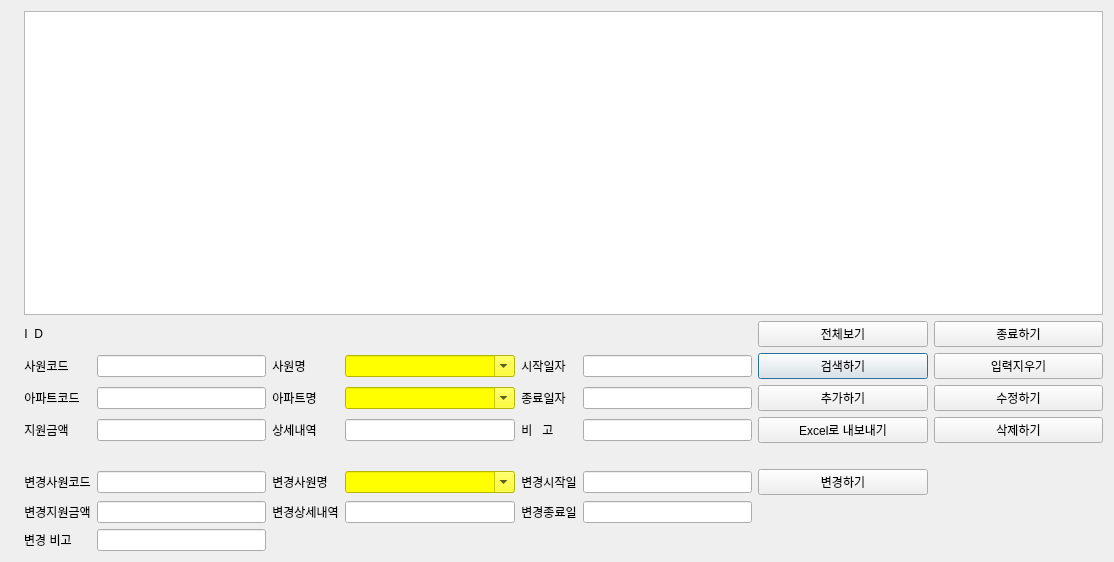
<?xml version="1.0" encoding="UTF-8"?>
<ui version="4.0">
 <class>SupportAptInfoDialog</class>
 <widget class="QDialog" name="SupportAptInfoDialog">
  <property name="geometry">
   <rect>
    <x>0</x>
    <y>0</y>
    <width>1114</width>
    <height>562</height>
   </rect>
  </property>
  <property name="sizePolicy">
   <sizepolicy hsizetype="Expanding" vsizetype="Expanding">
    <horstretch>0</horstretch>
    <verstretch>0</verstretch>
   </sizepolicy>
  </property>
  <property name="windowTitle">
   <string>아파트 지원금 현황</string>
  </property>
  <layout class="QGridLayout" name="gridLayout_2">
   <item row="0" column="0">
    <layout class="QGridLayout" name="gridLayout">
     <item row="2" column="7">
      <widget class="QPushButton" name="pb_supportaptinfo_search">
       <property name="sizePolicy">
        <sizepolicy hsizetype="Expanding" vsizetype="Fixed">
         <horstretch>0</horstretch>
         <verstretch>0</verstretch>
        </sizepolicy>
       </property>
       <property name="text">
        <string>검색하기</string>
       </property>
      </widget>
     </item>
     <item row="6" column="3">
      <widget class="QLabel" name="label_10">
       <property name="sizePolicy">
        <sizepolicy hsizetype="Fixed" vsizetype="Fixed">
         <horstretch>0</horstretch>
         <verstretch>0</verstretch>
        </sizepolicy>
       </property>
       <property name="text">
        <string>변경사원명</string>
       </property>
       <property name="alignment">
        <set>Qt::AlignCenter</set>
       </property>
      </widget>
     </item>
     <item row="2" column="5">
      <widget class="QLabel" name="label_12">
       <property name="sizePolicy">
        <sizepolicy hsizetype="Fixed" vsizetype="Fixed">
         <horstretch>0</horstretch>
         <verstretch>0</verstretch>
        </sizepolicy>
       </property>
       <property name="text">
        <string>시작일자</string>
       </property>
       <property name="alignment">
        <set>Qt::AlignCenter</set>
       </property>
      </widget>
     </item>
     <item row="3" column="8">
      <widget class="QPushButton" name="pb_supportaptinfo_update">
       <property name="sizePolicy">
        <sizepolicy hsizetype="Expanding" vsizetype="Fixed">
         <horstretch>0</horstretch>
         <verstretch>0</verstretch>
        </sizepolicy>
       </property>
       <property name="text">
        <string>수정하기</string>
       </property>
      </widget>
     </item>
     <item row="4" column="8">
      <widget class="QPushButton" name="pb_supportaptinfo_delete">
       <property name="sizePolicy">
        <sizepolicy hsizetype="Expanding" vsizetype="Fixed">
         <horstretch>0</horstretch>
         <verstretch>0</verstretch>
        </sizepolicy>
       </property>
       <property name="text">
        <string>삭제하기</string>
       </property>
      </widget>
     </item>
     <item row="6" column="1">
      <widget class="QLabel" name="label_7">
       <property name="sizePolicy">
        <sizepolicy hsizetype="Fixed" vsizetype="Fixed">
         <horstretch>0</horstretch>
         <verstretch>0</verstretch>
        </sizepolicy>
       </property>
       <property name="text">
        <string>변경사원코드</string>
       </property>
       <property name="alignment">
        <set>Qt::AlignCenter</set>
       </property>
      </widget>
     </item>
     <item row="3" column="1">
      <widget class="QLabel" name="label_2">
       <property name="sizePolicy">
        <sizepolicy hsizetype="Fixed" vsizetype="Fixed">
         <horstretch>0</horstretch>
         <verstretch>0</verstretch>
        </sizepolicy>
       </property>
       <property name="text">
        <string>아파트코드</string>
       </property>
       <property name="alignment">
        <set>Qt::AlignCenter</set>
       </property>
      </widget>
     </item>
     <item row="3" column="3">
      <widget class="QLabel" name="label_11">
       <property name="sizePolicy">
        <sizepolicy hsizetype="Fixed" vsizetype="Fixed">
         <horstretch>0</horstretch>
         <verstretch>0</verstretch>
        </sizepolicy>
       </property>
       <property name="text">
        <string>아파트명</string>
       </property>
       <property name="alignment">
        <set>Qt::AlignCenter</set>
       </property>
      </widget>
     </item>
     <item row="3" column="4">
      <widget class="QComboBox" name="cb_supportaptinfo_aname">
       <property name="sizePolicy">
        <sizepolicy hsizetype="Expanding" vsizetype="Fixed">
         <horstretch>0</horstretch>
         <verstretch>0</verstretch>
        </sizepolicy>
       </property>
       <property name="styleSheet">
        <string notr="true">background-color: rgb(255, 255, 0);</string>
       </property>
       <property name="editable">
        <bool>true</bool>
       </property>
      </widget>
     </item>
     <item row="4" column="5">
      <widget class="QLabel" name="label_6">
       <property name="sizePolicy">
        <sizepolicy hsizetype="Fixed" vsizetype="Fixed">
         <horstretch>0</horstretch>
         <verstretch>0</verstretch>
        </sizepolicy>
       </property>
       <property name="text">
        <string>비   고 </string>
       </property>
       <property name="alignment">
        <set>Qt::AlignCenter</set>
       </property>
      </widget>
     </item>
     <item row="4" column="3">
      <widget class="QLabel" name="label_13">
       <property name="sizePolicy">
        <sizepolicy hsizetype="Fixed" vsizetype="Fixed">
         <horstretch>0</horstretch>
         <verstretch>0</verstretch>
        </sizepolicy>
       </property>
       <property name="text">
        <string>상세내역</string>
       </property>
       <property name="alignment">
        <set>Qt::AlignCenter</set>
       </property>
      </widget>
     </item>
     <item row="1" column="1">
      <widget class="QLabel" name="label">
       <property name="sizePolicy">
        <sizepolicy hsizetype="Fixed" vsizetype="Fixed">
         <horstretch>0</horstretch>
         <verstretch>0</verstretch>
        </sizepolicy>
       </property>
       <property name="text">
        <string>I  D  </string>
       </property>
       <property name="alignment">
        <set>Qt::AlignCenter</set>
       </property>
      </widget>
     </item>
     <item row="4" column="2">
      <widget class="QLineEdit" name="entry_supportaptinfo_sval">
       <property name="sizePolicy">
        <sizepolicy hsizetype="Expanding" vsizetype="Fixed">
         <horstretch>0</horstretch>
         <verstretch>0</verstretch>
        </sizepolicy>
       </property>
       <property name="styleSheet">
        <string notr="true"/>
       </property>
      </widget>
     </item>
     <item row="4" column="6">
      <widget class="QLineEdit" name="entry_supportaptinfo_remark">
       <property name="sizePolicy">
        <sizepolicy hsizetype="MinimumExpanding" vsizetype="Fixed">
         <horstretch>0</horstretch>
         <verstretch>0</verstretch>
        </sizepolicy>
       </property>
      </widget>
     </item>
     <item row="4" column="7">
      <widget class="QPushButton" name="pb_supportaptinfo_xlexport">
       <property name="sizePolicy">
        <sizepolicy hsizetype="Expanding" vsizetype="Fixed">
         <horstretch>0</horstretch>
         <verstretch>0</verstretch>
        </sizepolicy>
       </property>
       <property name="text">
        <string>Excel로 내보내기</string>
       </property>
      </widget>
     </item>
     <item row="3" column="7">
      <widget class="QPushButton" name="pb_supportaptinfo_insert">
       <property name="sizePolicy">
        <sizepolicy hsizetype="Expanding" vsizetype="Fixed">
         <horstretch>0</horstretch>
         <verstretch>0</verstretch>
        </sizepolicy>
       </property>
       <property name="text">
        <string>추가하기</string>
       </property>
      </widget>
     </item>
     <item row="4" column="4">
      <widget class="QLineEdit" name="entry_supportaptinfo_descr">
       <property name="sizePolicy">
        <sizepolicy hsizetype="Expanding" vsizetype="Fixed">
         <horstretch>0</horstretch>
         <verstretch>0</verstretch>
        </sizepolicy>
       </property>
       <property name="styleSheet">
        <string notr="true"/>
       </property>
      </widget>
     </item>
     <item row="2" column="1">
      <widget class="QLabel" name="label_5">
       <property name="sizePolicy">
        <sizepolicy hsizetype="Fixed" vsizetype="Fixed">
         <horstretch>0</horstretch>
         <verstretch>0</verstretch>
        </sizepolicy>
       </property>
       <property name="text">
        <string>사원코드</string>
       </property>
       <property name="alignment">
        <set>Qt::AlignCenter</set>
       </property>
      </widget>
     </item>
     <item row="1" column="7">
      <widget class="QPushButton" name="pb_supportaptinfo_show">
       <property name="sizePolicy">
        <sizepolicy hsizetype="Expanding" vsizetype="Fixed">
         <horstretch>0</horstretch>
         <verstretch>0</verstretch>
        </sizepolicy>
       </property>
       <property name="text">
        <string>전체보기</string>
       </property>
      </widget>
     </item>
     <item row="2" column="4">
      <widget class="QComboBox" name="cb_supportaptinfo_ename">
       <property name="sizePolicy">
        <sizepolicy hsizetype="Expanding" vsizetype="Fixed">
         <horstretch>0</horstretch>
         <verstretch>0</verstretch>
        </sizepolicy>
       </property>
       <property name="styleSheet">
        <string notr="true">background-color: rgb(255, 255, 0);</string>
       </property>
       <property name="editable">
        <bool>true</bool>
       </property>
      </widget>
     </item>
     <item row="3" column="2">
      <widget class="QLineEdit" name="entry_supportaptinfo_acode">
       <property name="sizePolicy">
        <sizepolicy hsizetype="MinimumExpanding" vsizetype="Fixed">
         <horstretch>0</horstretch>
         <verstretch>0</verstretch>
        </sizepolicy>
       </property>
      </widget>
     </item>
     <item row="0" column="1" colspan="8">
      <widget class="QTableView" name="tv_supportaptinfo">
       <property name="sizePolicy">
        <sizepolicy hsizetype="Expanding" vsizetype="Expanding">
         <horstretch>0</horstretch>
         <verstretch>1</verstretch>
        </sizepolicy>
       </property>
      </widget>
     </item>
     <item row="4" column="1">
      <widget class="QLabel" name="label_4">
       <property name="sizePolicy">
        <sizepolicy hsizetype="Fixed" vsizetype="Fixed">
         <horstretch>0</horstretch>
         <verstretch>0</verstretch>
        </sizepolicy>
       </property>
       <property name="text">
        <string>지원금액</string>
       </property>
       <property name="alignment">
        <set>Qt::AlignCenter</set>
       </property>
      </widget>
     </item>
     <item row="2" column="6">
      <widget class="QLineEdit" name="entry_supportaptinfo_efffrom">
       <property name="sizePolicy">
        <sizepolicy hsizetype="Expanding" vsizetype="Fixed">
         <horstretch>0</horstretch>
         <verstretch>0</verstretch>
        </sizepolicy>
       </property>
       <property name="styleSheet">
        <string notr="true"/>
       </property>
      </widget>
     </item>
     <item row="1" column="2">
      <widget class="QLabel" name="lbl_supportaptinfo_id">
       <property name="sizePolicy">
        <sizepolicy hsizetype="MinimumExpanding" vsizetype="MinimumExpanding">
         <horstretch>0</horstretch>
         <verstretch>0</verstretch>
        </sizepolicy>
       </property>
       <property name="text">
        <string/>
       </property>
      </widget>
     </item>
     <item row="3" column="6">
      <widget class="QLineEdit" name="entry_supportaptinfo_effthru">
       <property name="sizePolicy">
        <sizepolicy hsizetype="Expanding" vsizetype="Fixed">
         <horstretch>0</horstretch>
         <verstretch>0</verstretch>
        </sizepolicy>
       </property>
       <property name="styleSheet">
        <string notr="true"/>
       </property>
      </widget>
     </item>
     <item row="2" column="2">
      <widget class="QLineEdit" name="entry_supportaptinfo_ecode">
       <property name="sizePolicy">
        <sizepolicy hsizetype="MinimumExpanding" vsizetype="Fixed">
         <horstretch>0</horstretch>
         <verstretch>0</verstretch>
        </sizepolicy>
       </property>
      </widget>
     </item>
     <item row="2" column="3">
      <widget class="QLabel" name="label_9">
       <property name="sizePolicy">
        <sizepolicy hsizetype="Fixed" vsizetype="Fixed">
         <horstretch>0</horstretch>
         <verstretch>0</verstretch>
        </sizepolicy>
       </property>
       <property name="text">
        <string>사원명</string>
       </property>
       <property name="alignment">
        <set>Qt::AlignCenter</set>
       </property>
      </widget>
     </item>
     <item row="3" column="5">
      <widget class="QLabel" name="label_14">
       <property name="sizePolicy">
        <sizepolicy hsizetype="Fixed" vsizetype="Fixed">
         <horstretch>0</horstretch>
         <verstretch>0</verstretch>
        </sizepolicy>
       </property>
       <property name="text">
        <string>종료일자</string>
       </property>
       <property name="alignment">
        <set>Qt::AlignCenter</set>
       </property>
      </widget>
     </item>
     <item row="6" column="0">
      <widget class="QLabel" name="label_8">
       <property name="sizePolicy">
        <sizepolicy hsizetype="Fixed" vsizetype="MinimumExpanding">
         <horstretch>0</horstretch>
         <verstretch>0</verstretch>
        </sizepolicy>
       </property>
       <property name="text">
        <string/>
       </property>
       <property name="alignment">
        <set>Qt::AlignCenter</set>
       </property>
      </widget>
     </item>
     <item row="1" column="8">
      <widget class="QPushButton" name="pb_supportaptinfo_close">
       <property name="sizePolicy">
        <sizepolicy hsizetype="Expanding" vsizetype="Fixed">
         <horstretch>0</horstretch>
         <verstretch>0</verstretch>
        </sizepolicy>
       </property>
       <property name="text">
        <string>종료하기</string>
       </property>
      </widget>
     </item>
     <item row="2" column="8">
      <widget class="QPushButton" name="pb_supportaptinfo_clear">
       <property name="sizePolicy">
        <sizepolicy hsizetype="Expanding" vsizetype="Fixed">
         <horstretch>0</horstretch>
         <verstretch>0</verstretch>
        </sizepolicy>
       </property>
       <property name="text">
        <string>입력지우기</string>
       </property>
      </widget>
     </item>
     <item row="6" column="7">
      <widget class="QPushButton" name="pb_supportaptinfo_change">
       <property name="sizePolicy">
        <sizepolicy hsizetype="Expanding" vsizetype="Fixed">
         <horstretch>0</horstretch>
         <verstretch>0</verstretch>
        </sizepolicy>
       </property>
       <property name="text">
        <string>변경하기</string>
       </property>
      </widget>
     </item>
     <item row="5" column="1" colspan="8">
      <spacer name="horizontalSpacer">
       <property name="orientation">
        <enum>Qt::Horizontal</enum>
       </property>
       <property name="sizeHint" stdset="0">
        <size>
         <width>40</width>
         <height>20</height>
        </size>
       </property>
      </spacer>
     </item>
     <item row="6" column="2">
      <widget class="QLineEdit" name="entry_supportaptinfo_cecode">
       <property name="sizePolicy">
        <sizepolicy hsizetype="MinimumExpanding" vsizetype="Fixed">
         <horstretch>0</horstretch>
         <verstretch>0</verstretch>
        </sizepolicy>
       </property>
      </widget>
     </item>
     <item row="6" column="4">
      <widget class="QComboBox" name="cb_supportaptinfo_cename">
       <property name="sizePolicy">
        <sizepolicy hsizetype="Expanding" vsizetype="Fixed">
         <horstretch>0</horstretch>
         <verstretch>0</verstretch>
        </sizepolicy>
       </property>
       <property name="styleSheet">
        <string notr="true">background-color: rgb(255, 255, 0);</string>
       </property>
       <property name="editable">
        <bool>true</bool>
       </property>
      </widget>
     </item>
     <item row="6" column="6">
      <widget class="QLineEdit" name="entry_supportaptinfo_cefffrom">
       <property name="sizePolicy">
        <sizepolicy hsizetype="Expanding" vsizetype="Fixed">
         <horstretch>0</horstretch>
         <verstretch>0</verstretch>
        </sizepolicy>
       </property>
       <property name="styleSheet">
        <string notr="true"/>
       </property>
      </widget>
     </item>
     <item row="6" column="5">
      <widget class="QLabel" name="label_3">
       <property name="sizePolicy">
        <sizepolicy hsizetype="Fixed" vsizetype="Fixed">
         <horstretch>0</horstretch>
         <verstretch>0</verstretch>
        </sizepolicy>
       </property>
       <property name="text">
        <string>변경시작일</string>
       </property>
       <property name="alignment">
        <set>Qt::AlignCenter</set>
       </property>
      </widget>
     </item>
     <item row="7" column="1">
      <widget class="QLabel" name="label_17">
       <property name="sizePolicy">
        <sizepolicy hsizetype="Fixed" vsizetype="Fixed">
         <horstretch>0</horstretch>
         <verstretch>0</verstretch>
        </sizepolicy>
       </property>
       <property name="text">
        <string>변경지원금액</string>
       </property>
       <property name="alignment">
        <set>Qt::AlignCenter</set>
       </property>
      </widget>
     </item>
     <item row="7" column="6">
      <widget class="QLineEdit" name="entry_supportaptinfo_ceffthru">
       <property name="sizePolicy">
        <sizepolicy hsizetype="Expanding" vsizetype="Fixed">
         <horstretch>0</horstretch>
         <verstretch>0</verstretch>
        </sizepolicy>
       </property>
       <property name="styleSheet">
        <string notr="true"/>
       </property>
      </widget>
     </item>
     <item row="7" column="5">
      <widget class="QLabel" name="label_16">
       <property name="sizePolicy">
        <sizepolicy hsizetype="Fixed" vsizetype="Fixed">
         <horstretch>0</horstretch>
         <verstretch>0</verstretch>
        </sizepolicy>
       </property>
       <property name="text">
        <string>변경종료일</string>
       </property>
       <property name="alignment">
        <set>Qt::AlignCenter</set>
       </property>
      </widget>
     </item>
     <item row="7" column="2">
      <widget class="QLineEdit" name="entry_supportaptinfo_csval">
       <property name="sizePolicy">
        <sizepolicy hsizetype="Expanding" vsizetype="Fixed">
         <horstretch>0</horstretch>
         <verstretch>0</verstretch>
        </sizepolicy>
       </property>
       <property name="styleSheet">
        <string notr="true"/>
       </property>
      </widget>
     </item>
     <item row="7" column="3">
      <widget class="QLabel" name="label_19">
       <property name="sizePolicy">
        <sizepolicy hsizetype="Fixed" vsizetype="Fixed">
         <horstretch>0</horstretch>
         <verstretch>0</verstretch>
        </sizepolicy>
       </property>
       <property name="text">
        <string>변경상세내역</string>
       </property>
       <property name="alignment">
        <set>Qt::AlignCenter</set>
       </property>
      </widget>
     </item>
     <item row="7" column="4">
      <widget class="QLineEdit" name="entry_supportaptinfo_cdescr">
       <property name="sizePolicy">
        <sizepolicy hsizetype="Expanding" vsizetype="Fixed">
         <horstretch>0</horstretch>
         <verstretch>0</verstretch>
        </sizepolicy>
       </property>
       <property name="styleSheet">
        <string notr="true">color: rgb(0, 0, 0);</string>
       </property>
      </widget>
     </item>
     <item row="8" column="1">
      <widget class="QLabel" name="label_18">
       <property name="sizePolicy">
        <sizepolicy hsizetype="Fixed" vsizetype="Fixed">
         <horstretch>0</horstretch>
         <verstretch>0</verstretch>
        </sizepolicy>
       </property>
       <property name="text">
        <string>변경 비고 </string>
       </property>
       <property name="alignment">
        <set>Qt::AlignCenter</set>
       </property>
      </widget>
     </item>
     <item row="8" column="2">
      <widget class="QLineEdit" name="entry_supportaptinfo_cremark">
       <property name="sizePolicy">
        <sizepolicy hsizetype="MinimumExpanding" vsizetype="Fixed">
         <horstretch>0</horstretch>
         <verstretch>0</verstretch>
        </sizepolicy>
       </property>
      </widget>
     </item>
    </layout>
   </item>
  </layout>
 </widget>
 <resources/>
 <connections/>
</ui>
